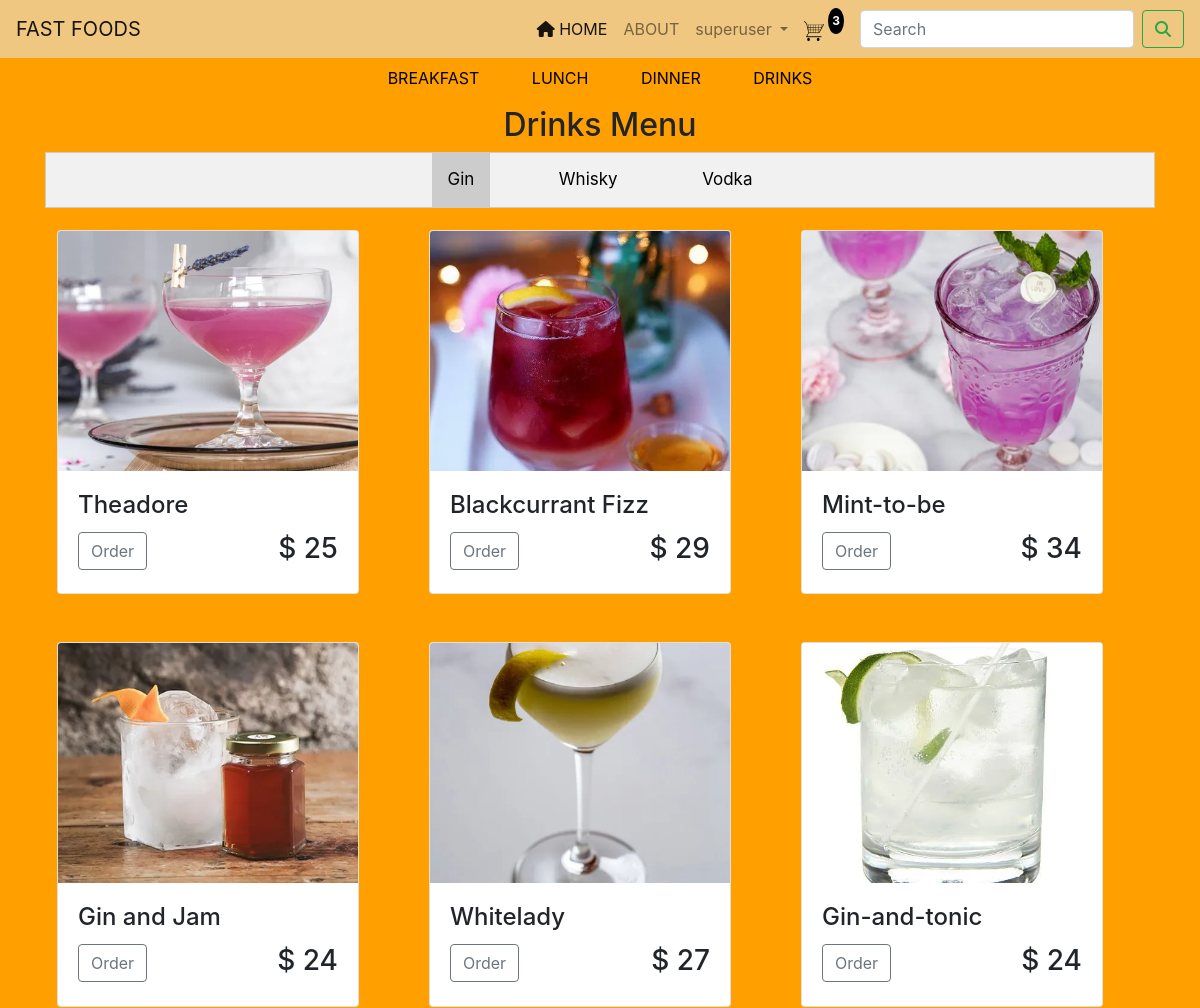
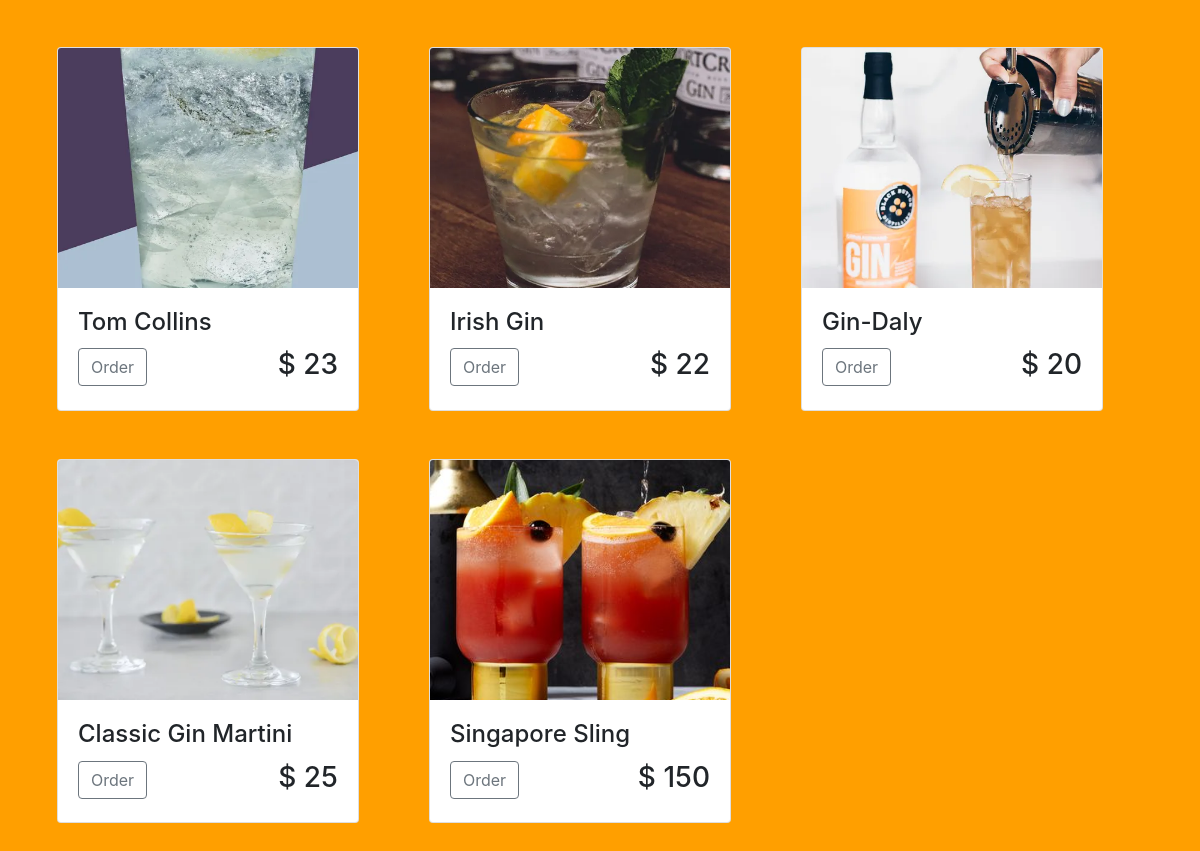
Page /app/drinks/ (signed in) on the committed database (2 pictures, top to bottom).
### app/models.py (models this page shows, shortened)
class Cart(models.Model):
    id = models.UUIDField(primary_key=True, default=uuid.uuid4)
    user = models.ForeignKey(User, on_delete=models.CASCADE)
    completed = models.BooleanField(default=False)
    class Meta:
        verbose_name_plural = 'cart'
    @property
    def no_items(self):
        cartitems = self.cartitems.all()
        quantity= sum([item.quantity for item in cartitems])
        return quantity

class Cartitem(models.Model):
    food = models.ForeignKey(Food, on_delete=models.CASCADE, related_name='items')
    cart = models.ForeignKey(Cart, on_delete=models.CASCADE, related_name='cartitems')
    quantity = models.IntegerField(default=0)
    added_at = models.DateTimeField(auto_now_add=True)
    class Meta:
        verbose_name_plural = 'Cartitem'
        ordering = ('-added_at',)

class Food(models.Model):
    id =models.UUIDField(primary_key=True, default=uuid.uuid4)
    name = models.CharField(max_length=120)
    meal = models.ForeignKey(Meal, on_delete=models.CASCADE, null=True)
    course = models.ForeignKey(Course, on_delete=models.CASCADE, null=True)
    price = models.PositiveIntegerField(null=True)
    image = models.ImageField(upload_to='food_pics/', default='/media/food.jpg')
    created = models.DateTimeField(auto_now_add=True)
    update = models.DateTimeField(auto_now=True)
    class Meta:
        verbose_name_plural ='food'
        ordering =('-created',)

### app/views.py (the view)
# urls.py: path('drinks/', drinks, name='drinks'),
@login_required
def drinks (request):
    foods = Food.objects.all()
    if request.user.is_authenticated:
        cart, created = Cart.objects.get_or_create(user=request.user, completed = False)
    context={
        'foods':foods,
        'cart':cart
    }
    return render(request, 'pages/drinks.html',context )

### templates/pages/drinks.html (shortened to what this page needs)
{% extends 'partials/base.html' %}
{% block content %}
    {%include 'partials/category.html' %}
      <h2 class="text-center">Drinks Menu</h2>
      <div class="tab" style="text-align: center; justify-content: center; align-items: center;">
        <button class="tablinks active" onclick="openCity(event, 'gin')">Gin</button>
        <button class="tablinks ml-5 mr-5" onclick="openCity(event, 'whisky')">Whisky</button>
        <button class="tablinks" onclick="openCity(event, 'vodka')">Vodka</button>
      </div>
      <div id="gin" class="tabcontent">
        <div class="row mb-3 mt-3" id="starter">
          {% for food in foods %}
          {%if food.meal.name == 'Drinks' and food.course.name == 'Gin' %}
          <div class="col-md-4 d-flex align-items-stretch mb-5">
            <div class="card text-left h-100">
              <img class="card-img-top img-fluid" src="{{food.image.url}}" alt="" style="width: 300px;height: 20vw;object-fit: cover;">
                  <div class="card-body">
                    <h4 class="card-title">{{food.name}}</h4>
                    <button value="{{food.id}}"  class="btn btn-outline-secondary" href="">Order</button>
                      <h3 style="display: inline-block; float: right;">$ {{food.price}}</h3>
                  </div>
                </div>
            </div>
          {%endif%}
          {%endfor%}
        </div>
      </div>
{% endblock %}

### templates/partials/base.html (shortened to what this page needs)
<!DOCTYPE html>
{%load static%}
<html lang="en">
<head>
    <link rel="stylesheet" href="https://cdnjs.cloudflare.com/ajax/libs/font-awesome/6.4.2/css/all.min.css">
    <link rel="stylesheet" href="https://cdn.jsdelivr.net/npm/bootstrap@4.0.0/dist/css/bootstrap.min.css">
    <link rel="stylesheet" href="{% static 'css/style.css' %}">
</head>
<body>
    <nav class="navbar navbar-expand-lg fixed-top navbar-light">
        <a class="navbar-brand" href="#">FAST FOODS</a>
        <div class="collapse navbar-collapse" id="navbarSupportedContent">
          {% if user.is_authenticated %}
          <ul class="navbar-nav ml-auto pr-2">
            <li class="nav-item active">
              <a class="nav-link" href="{% url 'home' %}"> <i class="fa fa-home" aria-hidden="true"></i> HOME <span class="sr-only">(current)</span></a>
            </li>
            <li class="nav-item">
              <a class="nav-link" href="#">ABOUT</a>
            </li>
            <li class="nav-item dropdown">
              <a class="nav-link dropdown-toggle" href="#" id="navbarDropdown" role="button" data-toggle="dropdown" aria-haspopup="true" aria-expanded="false">
                {{user.username}}
              </a>
            </li>
          </ul>
          <div class="form-inline mr-3" >
            <a class=" " href="{% url 'cart' %}">
                <img style="display: inline;" id="cart-icon" src="/media/cart.png" alt="" height="20px" width="20px">
            </a>
            <p class="text-white rounded-circle ml-1 p-1" id="no_items" style="background-color: black; color: #fff;font-size: 12px;font-weight: 700;" id="cart-total">{{cart.no_items}}</p>
          </div>
          <form class="form-inline my-2 my-lg-0">
            <input class="form-control mr-sm-2" type="search" placeholder="Search" aria-label="Search">
            <button class="btn btn-outline-success my-2 my-sm-0" type="submit"><i class="fa fa-search" aria-hidden="true"></i></button>
          </form>
          {% endif %}
        </div>
      </nav>
      <div class="container">
        {% block content %}
        {% endblock %}
      </div>
</body>
</html>

### static/css/style.css (style rules this page uses)
body { background-color: #ff9f00 !important; }
.navbar { background-color: #efc781; }

### templates/pages/drinks.html (style rules this page uses)
.tab { overflow: hidden; border: 1px solid #ccc; background-color: #f1f1f1; }
.tab button { background-color: inherit; border: none; outline: none; cursor: pointer; padding: 14px 16px; transition: 0.3s; font-size: 17px; }
.tab button.active { background-color: #ccc; }
.tabcontent { display: none; padding: 6px 12px; border-top: none; }
#gin { display: block; }
.card-img-top { width: 100%; height: 20vw; object-fit: cover; }

### rows in the picture
Cart: no_items "3"
Food: image (picture), name "Theadore", price "25"
Food: image (picture), name "Blackcurrant Fizz", price "29"
Food: image (picture), name "Mint-to-be", price "34"
Food: image (picture), name "Gin and Jam", price "24"
Food: image (picture), name "Whitelady", price "27"
Food: image (picture), name "Gin-and-tonic", price "24"
Food: image (picture), name "Tom Collins", price "23"
Food: image (picture), name "Irish Gin", price "22"
Food: image (picture), name "Gin-Daly", price "20"
Food: image (picture), name "Classic Gin Martini", price "25"
Food: image (picture), name "Singapore Sling", price "150"

### other values in the picture
{{ user.username }} "superuser"
